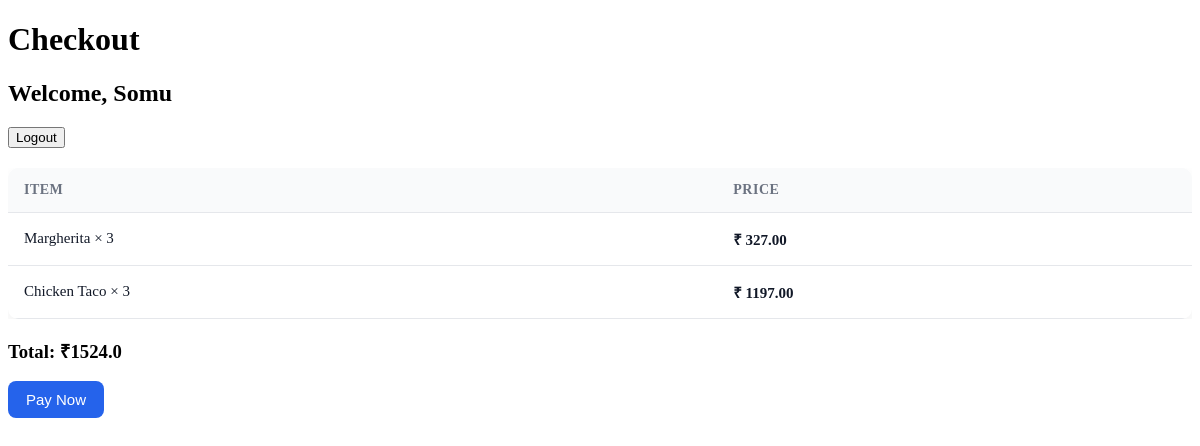
The page /checkout/Somu/ on the database as committed earlier.
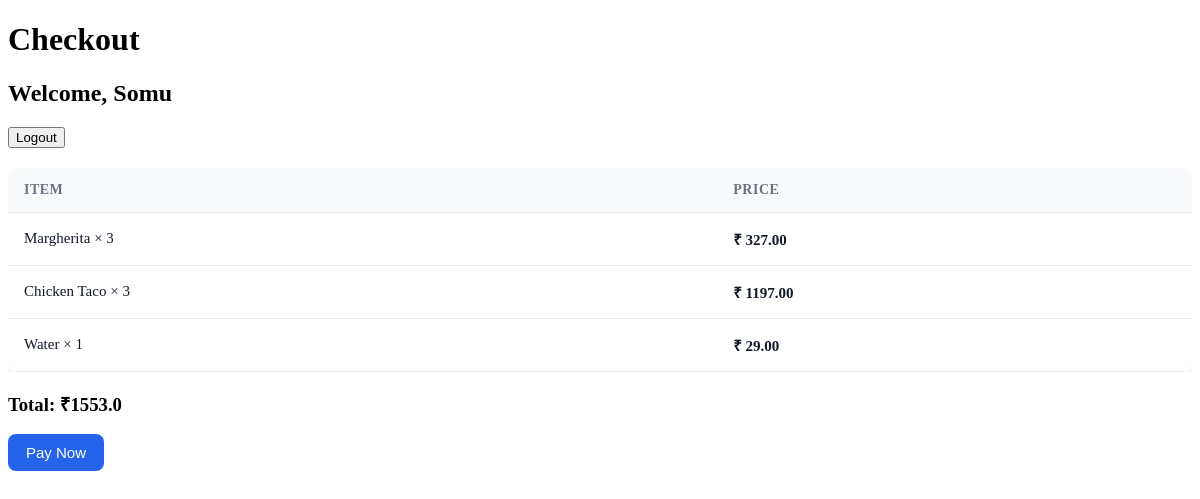
The same page on the database as committed later.
### delivery/models.py (models this page shows)
class CartItem(models.Model):
  cart = models.ForeignKey(
    Cart,
    related_name="items",
    on_delete=models.CASCADE
  )
  item = models.ForeignKey(Item, on_delete=models.CASCADE)
  quantity = models.PositiveIntegerField(default=1)
  @property
  def total_price(self):
    return self.item.price * self.quantity
  class Meta:
    unique_together = ("cart", "item")

class Item(models.Model):
  restaurant = models.ForeignKey(Restaurant, on_delete = models.CASCADE, related_name = "items")
  name = models.CharField(max_length = 20)
  description = models.CharField(max_length = 200)
  price = models.FloatField()
  vegeterian = models.BooleanField(default=False)
  picture = models.URLField(max_length = 400, default='https://www.indiafilings.com/learn/wp-content/uploads/2024/08/How-to-Start-Food-Business.jpg')

### delivery/views.py (the view)
# urls.py: path('checkout/<str:name>/', views.checkout, name='checkout'),
def checkout(request, name):
  customer = get_object_or_404(User, name = name)
  cart = Cart.objects.filter(customer = customer).first()
  cart_items = cart.items.all() if cart else []
  total_price = cart.total_price() if cart else 0
  if total_price == 0:
    return render(request, 'delivery/checkout.html', {
      'error': 'Your cart is empty!',
    })
  client = razorpay.Client(auth=(settings.RAZORPAY_KEY_ID, settings.RAZORPAY_KEY_SECRET))
  order_data = {
    'amount': int(total_price * 100), # Amount in paisa
    'currency': 'INR',
    'payment_capture': '1', # Automatically capture payment
  }
  order = client.order.create(data = order_data)
  return render(request, 'delivery/checkout.html', {
    'name': name,
    'cart_items': cart_items,
    'total_price': total_price,
    'razorpay_key_id': settings.RAZORPAY_KEY_ID,
    'order_id': order['id'], # Razorpay order ID
    'amount': total_price,
  })

### delivery/models.py (called while the page is built)
  def total_price(self):
    return sum(
      ci.item.price * ci.quantity
      for ci in self.items.all()
    )

### delivery/templates/delivery/checkout.html (shortened to what this page needs)
<!doctype html>
<html lang="en">
  <head>
    {% load static %}
    <link rel="stylesheet" href="{% static 'delivery/tables.css' %}" />
  </head>
  <body>
    <h1>Checkout</h1>
    <h2>Welcome, {{ name }}</h2>
    <a href="{% url 'customer_logout' %}"><button>Logout</button></a>
    {% if error %}
    <p style="color: red">{{ error }}</p>
    {% else %}
    <div class="table-wrapper">
      <table class="table-ui">
        <thead>
          <tr>
            <th>Item</th>
            <th>Price</th>
          </tr>
        </thead>
        <tbody>
          {% for ci in cart_items %}
          <tr>
            <td>{{ ci.item.name }} × {{ ci.quantity }}</td>
            <td class="price">₹ {{ ci.total_price|floatformat:2 }}</td>
          </tr>
          {% empty %}
          <tr>
            <td colspan="2" class="table-empty">Your cart is empty</td>
          </tr>
          {% endfor %}
        </tbody>
      </table>
    </div>
    <h3>Total: ₹{{ total_price }}</h3>
    <button id="rzp-button" class="btn-primary">Pay Now</button>
    {% endif %}
  </body>
</html>

### delivery/static/delivery/tables.css (style rules this page uses)
:root { --table-border: #e5e7eb; --table-head-bg: #f9fafb; --table-row-hover: #f3f4f6; --primary: #2563eb; --danger: #dc2626; --text-dark: #111827; --text-muted: #6b7280; }
.table-wrapper { overflow-x: auto; margin-top: 20px; }
.table-ui { width: 100%; border-collapse: collapse; background: #ffffff; border-radius: 10px; overflow: hidden; box-shadow: 0 8px 20px rgba(0, 0, 0, 0.06); }
.table-ui thead { background: var(--table-head-bg); }
.table-ui th { text-align: left; padding: 14px 16px; font-size: 14px; color: var(--text-muted); text-transform: uppercase; letter-spacing: 0.5px; border-bottom: 1px solid var(--table-border); }
.table-ui td { padding: 16px; border-bottom: 1px solid var(--table-border); vertical-align: middle; color: var(--text-dark); font-size: 15px; }
.price { font-weight: 600; color: var(--primary); }
.btn-primary { padding: 10px 18px; background: var(--primary); color: #ffffff; border: none; border-radius: 8px; font-size: 15px; cursor: pointer; }

Rows that differ between the two databases and show on the page:
added CartItem: item.name "Water", quantity "1", total_price "29.00"
Other text that changed with them:
{{ total_price }}: "1524.0" → "1553.0"
